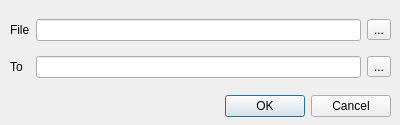
<?xml version="1.0" encoding="UTF-8"?>
<ui version="4.0">
 <class>Copy</class>
 <widget class="QDialog" name="Copy">
  <property name="geometry">
   <rect>
    <x>0</x>
    <y>0</y>
    <width>400</width>
    <height>125</height>
   </rect>
  </property>
  <property name="windowTitle">
   <string>Copy File</string>
  </property>
  <widget class="QDialogButtonBox" name="buttonBox">
   <property name="geometry">
    <rect>
     <x>50</x>
     <y>90</y>
     <width>341</width>
     <height>32</height>
    </rect>
   </property>
   <property name="orientation">
    <enum>Qt::Horizontal</enum>
   </property>
   <property name="standardButtons">
    <set>QDialogButtonBox::Cancel|QDialogButtonBox::Ok</set>
   </property>
  </widget>
  <widget class="QWidget" name="gridLayoutWidget">
   <property name="geometry">
    <rect>
     <x>10</x>
     <y>10</y>
     <width>381</width>
     <height>77</height>
    </rect>
   </property>
   <layout class="QGridLayout" name="gridLayout">
    <item row="1" column="1">
     <widget class="QLineEdit" name="Dir"/>
    </item>
    <item row="1" column="2">
     <widget class="QToolButton" name="PathButton_2">
      <property name="text">
       <string>...</string>
      </property>
     </widget>
    </item>
    <item row="0" column="1">
     <widget class="QLineEdit" name="File"/>
    </item>
    <item row="0" column="2">
     <widget class="QToolButton" name="PathButton">
      <property name="text">
       <string>...</string>
      </property>
     </widget>
    </item>
    <item row="0" column="0">
     <widget class="QLabel" name="label_2">
      <property name="text">
       <string>File</string>
      </property>
     </widget>
    </item>
    <item row="1" column="0">
     <widget class="QLabel" name="label_3">
      <property name="text">
       <string>To</string>
      </property>
     </widget>
    </item>
   </layout>
  </widget>
 </widget>
 <resources/>
 <connections>
  <connection>
   <sender>buttonBox</sender>
   <signal>accepted()</signal>
   <receiver>Copy</receiver>
   <slot>accept()</slot>
   <hints>
    <hint type="sourcelabel">
     <x>248</x>
     <y>254</y>
    </hint>
    <hint type="destinationlabel">
     <x>157</x>
     <y>274</y>
    </hint>
   </hints>
  </connection>
  <connection>
   <sender>buttonBox</sender>
   <signal>rejected()</signal>
   <receiver>Copy</receiver>
   <slot>reject()</slot>
   <hints>
    <hint type="sourcelabel">
     <x>316</x>
     <y>260</y>
    </hint>
    <hint type="destinationlabel">
     <x>286</x>
     <y>274</y>
    </hint>
   </hints>
  </connection>
 </connections>
</ui>
